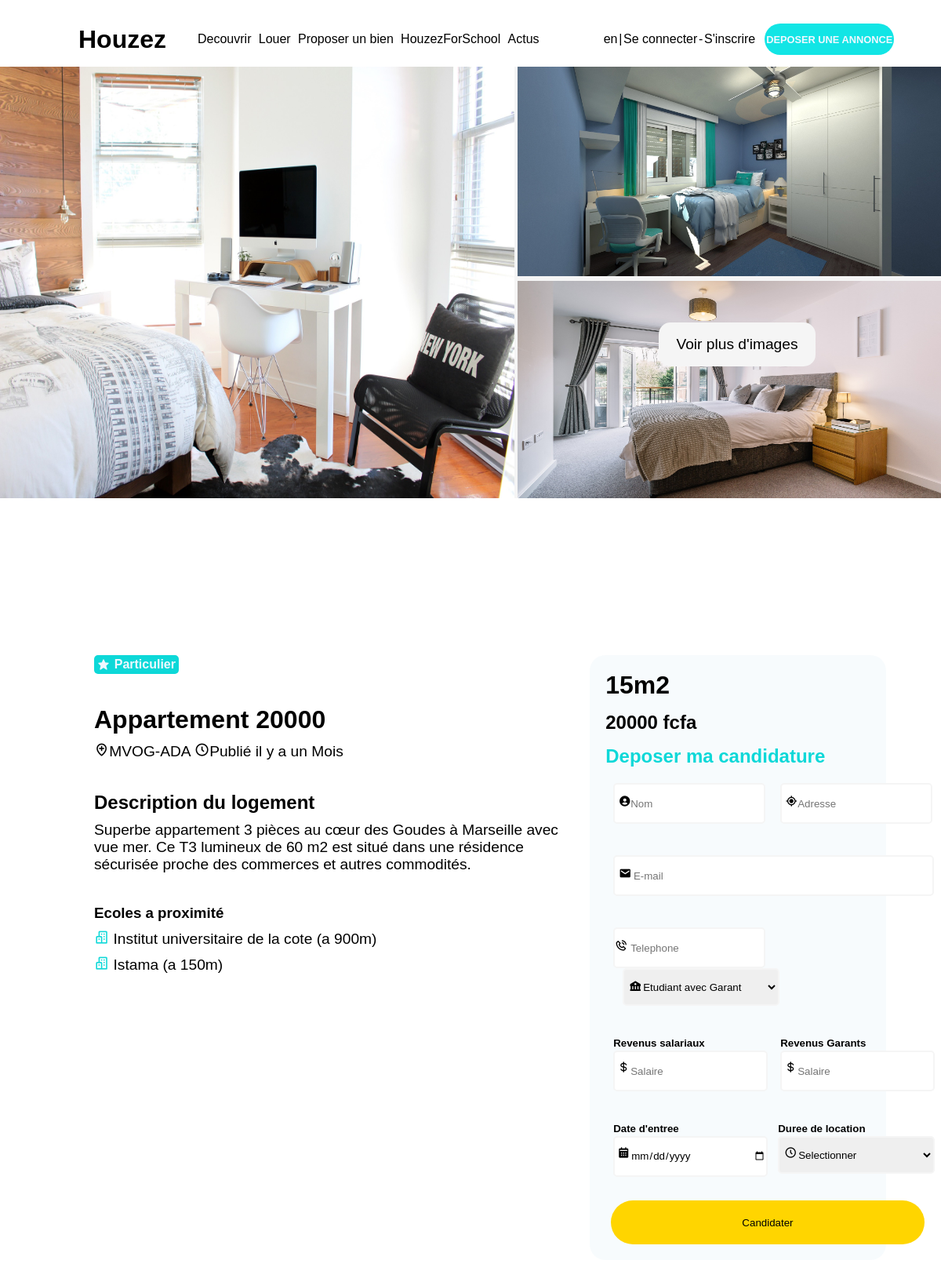
/louer.php?id=57, run on the app's committed database.
### tables this page shows
CREATE TABLE `logements` (
  `id` int NOT NULL,
  `idclient` int DEFAULT NULL,
  `statuts` varchar(255) NOT NULL,
  `prixmensuel` int DEFAULT NULL,
  `prixannuel` double DEFAULT NULL,
  `Images` text,
  `Image2` text,
  `Image3` text,
  `Dateajout` varchar(255) DEFAULT NULL,
  `Emplacement` varchar(255) DEFAULT NULL,
  `Description` varchar(255) DEFAULT NULL,
  `Reservations` int DEFAULT '0',
  `superficie` int DEFAULT NULL,
  `type` varchar(255) DEFAULT NULL
);

### louer.php (the view, shortened to what this page needs)
<?php
$row = "";
$cc = "";
$nom_serveur = "localhost";
$utilisateur = "root";
$mot_de_passe = "";
$nom_bd = "logements_etudiants";
$connexion = mysqli_connect($nom_serveur, $utilisateur, $mot_de_passe, $nom_bd);
if ($_SERVER['REQUEST_METHOD'] == 'GET') {
    $id = $_GET["id"];
   $sql = "SELECT * FROM logements WHERE id=$id";
    $result = mysqli_query($connexion, $sql);
    $row = mysqli_fetch_assoc($result);
    $cc = $row["prixmensuel"];
}
?>
<!DOCTYPE html>
<html lang="en">
<head>
    <link rel="stylesheet" href="/immojeune/css/louer.css">
    <link href='https://unpkg.com/boxicons@2.1.4/css/boxicons.min.css' rel='stylesheet'>
</head>
<body>
    <div class="first">
        <div class="head">
            <div>
                <h1>Houzez</h1>
            </div>
            <div class="red">
                <div class="headr">
                    <li><a href="/immojeune/src/decouvrir.php">Decouvrir</a></li>
                    <li><a href="">Louer</a></li>
                    <li><a href="">Proposer un bien</a></li>
                    <li><a href="">HouzezForSchool</a> </li>
                    <li><a href="">Actus</a></li>
                </div>
                <div class="headm">
                    <li class="t"><a href="">en</a></li>
                    <?php
                    if (isset($_SESSION['nom']) and !empty($_SESSION['nom'])) { ?>
                        <div style=" display: flex;
background-color: rgb(255, 213, 0);
border-radius: 30px;
height: 40px;
width: 140px;
justify-content: center;
align-items: center;
font-size: 1.1em;
font-weight: 600;
margin-left: 60px;
margin-top: -10px;
position:absolute;
padding:0 10px;
">
                            <a href="" style="color:black"><?php echo $_SESSION['nom']; ?></a>
                        </div>
                    <?php
                    } else {
                    ?>
                        <li class="t">|</li>
                        <li><a href="/immojeune/src/login.php" class="login2">Se connecter</a></li>
                        <li class="t">-</li>
                        <li><a href="/immojeune/src/register.php" class="login1">S'inscrire</a></li>
                    <?php
                    }
                    ?>
                </div>
                <div class="btn">
                    <li><a href="">DEPOSER UNE ANNONCE</a></li>
                </div>
            </div>
        </div>
        <div class="body">
            <div id="R">
                <img src="/immojeune/img/bed-1834327_1920.jpg" alt="">
            </div>
            <div id="RR">
                <img src="/immojeune/img/bedroom-1137939_1920.jpg" alt="">
                <img src="/immojeune/img/bedroom-5772286_1920.jpg" alt="">
            </div>
            <button>Voir plus d'images</button>
        </div>
    </div>
    <div class="louer">
        <div class="info">
            <p id="pp"> <i class='bx bxs-star'></i> Particulier</p>
            <div>
                <h1><?php echo $row["type"]; echo $cc?></h1>
                <p> <i class='bx bx-location-plus'></i><?php echo $row["Emplacement"]; ?> <i class='bx bx-time-five'></i>Publié il y a un Mois</p>
            </div>
            <div>
                <h2>Description du logement</h2>
                <p><?php echo $row["Description"]; ?> </p>
            </div>
            <div>
                <h3>Ecoles a proximité</h3>
                <p> <i class='bx bx-buildings' style="color: rgb(13, 216, 216);"></i> Institut universitaire de la cote (a 900m)</p>
                <p> <i class='bx bx-buildings' style="color: rgb(13, 216, 216);"></i> Istama (a 150m)</p>
            </div>
        </div>
        <div class="form">
            <form method="POST">
                <h1><?php echo $row["superficie"]; ?>m2 </h1>
                <h2 id="p"><?php echo $row["prixmensuel"]; ?> fcfa</h2>
                <h2 style="color: rgb(13, 216, 216);">Deposer ma candidature</h2>
                <div class="input-box">
                    <input type="text" placeholder="Nom" name="NO">
                    <i class='bx bxs-user-circle'></i>
                    <input type="text" placeholder="Adresse" name="AD" class="t">
                    <i class='bx bx-current-location' id="SS"></i>
                </div>
                <div class="input-box">
                    <input type="email" placeholder=" E-mail" name="EM" id="m">
                    <i class='bx bxs-envelope' id="TT"></i>
                </div>
                <div class="input-box">
                    <input type="number" placeholder="Telephone" name="PN">
                    <i class='bx bx-phone-call'></i>
                    <select name="SI" id="choix" class="t2">
                        <option value="Etudiant avec Garant">Etudiant avec Garant</option>
                    </select>
                    <i class='bx bxs-bank'></i>
                </div>
                <div class="input-box" id="input-box">
                    <div>
                        <h5>Revenus salariaux</h5>
                        <input type="number" min='0' placeholder="Salaire" name="SA">
                        <i class='bx bx-dollar'></i>
                    </div>
                    <div>
                        <h5>Revenus Garants</h5>
                        <input type="number" placeholder="Salaire" name="SR">
                        <i class='bx bx-dollar'></i>
                    </div>
                </div>
                <div id="input-box" class="input-box">
                    <div>
                        <h5>Date d'entree</h5>
                        <input type="date" placeholder="Selectionner" name="DA">
                        <i class='bx bxs-calendar'></i>
                    </div>
                    <div>
                        <h5>Duree de location</h5>
                        <select name="DU" id="choix2">
                            <option value="">Selectionner</option>
                        </select>
                        <i class='bx bx-time-five'></i>
                    </div>
                </div>
                <button type="submit" id="btn1" name="candidater">Candidater</button>
            </form>
        </div>
    </div>
</body>
</html>

### css/louer.css (style rules this page uses)
* { margin: 0; padding: 0; text-decoration: none; list-style: none; font-family: CircularStd, sans-serif; }
body { padding-top: 75px; }
li a { color: black; }
.first { background-size: cover; background-position: center; color: black; width: 100%; height: 95vh; }
.head { padding-top: 15px; display: flex; padding-left: 100px; padding-right: 100px; height: 70px; align-items: center; font-weight: 500; position: fixed; top: 0; width: 90%; z-index: 234567890; background-color: rgb(255, 255, 255); }
.head .red { display: flex; width: 90%; justify-content: space-between; align-items: center; height: 100%; z-index: 1; }
.head .red .headr { display: flex; justify-content: space-between; width: 45%; margin-left: 40px; }
.head .red .headm { display: flex; justify-content: space-between; width: 20%; margin-left: 70px; }
.head .red .btn { display: flex; background-color: rgb(18, 229, 229); border-radius: 30px; height: 40px; width: 17%; justify-content: center; align-items: center; font-size: 0.8em; font-weight: 600; margin-right: 40px; }
.head .red .btn li a { color: aliceblue; }
.body { background: whitesmoke; backdrop-filter: blur(100px); width: 100%; height: 70vh; display: flex; justify-content: space-between; }
.body button { position: absolute; width: 200px; height: 7vh; margin-top: 28%; margin-left: 70%; background-color: whitesmoke; border-radius: 15px; border: none; font-size: 1.2em; cursor: pointer; }
#R { width: 54.7%; }
#R img { width: 100%; height: 100%; }
#RR { display: flex; flex-direction: column; width: 45%; justify-content: space-between; }
#RR img { width: 100%; height: 49.5%; }
.louer { font-family: 'Segoe UI', Tahoma, Geneva, Verdana, sans-serif; width: 85%; height: 100vh; margin: 110px; margin-top: 0; margin-bottom: 0; display: flex; justify-content: space-between; }
.louer .info { width: 60%; }
.louer .form { width: 39%; }
.louer .form form { margin: 20px; width: 85%; flex-direction: column; display: flex; padding: 20px; border-radius: 20px; margin-top: 0px; background-color: rgba(202, 225, 243, 0.158); }
.louer .form form h1 { margin-bottom: 15px; }
.louer .form form .input-box { margin: 20px 0; width: 410px; justify-content: space-between; margin-left: 10px; }
.louer .form form .input-box i { position: absolute; margin-left: -192px; margin-top: 15px; }
.louer .form form .input-box .t { margin-left: 14.5px; padding-left: 20px; }
.louer .form form .input-box .t2 { margin-left: 12px; }
.louer .form form .input-box input { height: 6vh; width: 170px; border-radius: 5px; border: whitesmoke 2px solid; padding-left: 20px; outline: none; }
#choix { height: 6vh; width: 200px; border-radius: 5px; border: none; padding-left: 20px; outline: none; border: whitesmoke 2px solid; }
#choix2 { height: 6vh; width: 200px; border-radius: 5px; border: none; padding-left: 20px; outline: none; border: whitesmoke 2px solid; margin-top: 2px; }
#input-box { display: flex; justify-content: space-between; }
#input-box input { border-radius: 5px; height: 6vh; width: 173px; border: none; margin-top: 2px; padding-left: 20px; outline: none; border: whitesmoke 2px solid; }
#btn1 { margin-top: 10px; width: 400px; height: 7vh; border-radius: 30px; border: none; background-color: rgb(255, 213, 0); margin-left: 2%; cursor: pointer; }
#m { width: 385px; }
#p { margin-bottom: 15px; }
#TT { margin-left: -402px; }
#SS { margin-left: -188px; }
.louer .info { padding-left: 10px; padding-right: 10px; }
.louer .info div { margin: 40px 0; }
.louer .info div p { margin-top: 10px; font-size: 1.2em; }
#pp { width: 100px; background-color: rgb(13, 216, 216); color: aliceblue; border-radius: 5px; border: none; justify-content: space-between; align-items: center; display: flex; height: 3vh; margin-bottom: 20px; margin-top: 0; font-weight: 600; padding-left: 4px; padding-right: 4px; }

### data on the page
logements: type "Appartement", prixmensuel "20000", Emplacement "MVOG-ADA", Description "Superbe appartement 3 pièces au cœur des Goudes à Marseille avec vue mer. Ce T3 lumineux de 60 m2 est situé dans une résidence sécurisée proche des commerces et autres commodités.", superficie "15"
